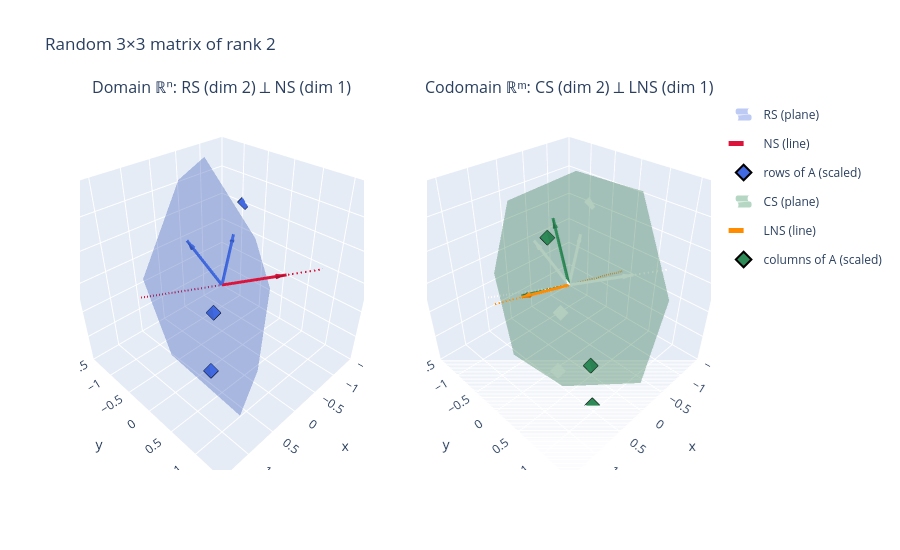

Notebook code cell kept with this figure:
### Code cell
S = plot_four_subspaces(A, "Random 3×3 matrix of rank 2")

### Figure 1 — Plotly figure (JSON) as saved in the notebook; plotly's stock layout.template omitted (floating-point values rounded to 4 significant figures)
{"data": [{"colorscale": [[0, "royalblue"], [1, "royalblue"]], "legendgroup": "RS", "name": "RS (plane)", "opacity": 0.35, "scene": "scene", "showlegend": true, "showscale": false, "type": "surface", "x": [[0.4626, -1.89], [1.89, -0.4626]], "y": [[1.045, -0.5333], [0.5333, -1.045]], "z": [[-1.787, -0.8011], [0.8011, 1.787]]}, {"legendgroup": "RS", "line": {"color": "royalblue", "width": 6}, "mode": "lines", "name": "RS", "scene": "scene", "showlegend": false, "type": "scatter3d", "x": [0, -0.7844], "y": [0, -0.5261], "z": [0, 0.3287]}, {"anchor": "tip", "colorscale": [[0, "royalblue"], [1, "royalblue"]], "hoverinfo": "skip", "legendgroup": "RS", "scene": "scene", "showlegend": false, "showscale": false, "sizemode": "absolute", "sizeref": 0.15, "type": "cone", "u": [-0.7844], "v": [-0.5261], "w": [0.3287], "x": [-0.7844], "y": [-0.5261], "z": [0.3287]}, {"legendgroup": "RS", "line": {"color": "royalblue", "width": 6}, "mode": "lines", "name": "RS", "scene": "scene", "showlegend": false, "type": "scatter3d", "x": [0, 0.4759], "y": [0, -0.1705], "z": [0, 0.8628]}, {"anchor": "tip", "colorscale": [[0, "royalblue"], [1, "royalblue"]], "hoverinfo": "skip", "legendgroup": "RS", "scene": "scene", "showlegend": false, "showscale": false, "sizemode": "absolute", "sizeref": 0.15, "type": "cone", "u": [0.4759], "v": [-0.1705], "w": [0.8628], "x": [0.4759], "y": [-0.1705], "z": [0.8628]}, {"legendgroup": "NS", "line": {"color": "crimson", "dash": "dash", "width": 4}, "mode": "lines", "name": "NS (line)", "scene": "scene", "type": "scatter3d", "x": [0.5967, -0.5967], "y": [-1.25, 1.25], "z": [-0.5762, 0.5762]}, {"legendgroup": "NS", "line": {"color": "crimson", "width": 6}, "mode": "lines", "name": "NS", "scene": "scene", "showlegend": false, "type": "scatter3d", "x": [0, -0.3978], "y": [0, 0.8332], "z": [0, 0.3841]}, {"anchor": "tip", "colorscale": [[0, "crimson"], [1, "crimson"]], "hoverinfo": "skip", "legendgroup": "NS", "scene": "scene", "showlegend": false, "showscale": false, "sizemode": "absolute", "sizeref": 0.15, "type": "cone", "u": [-0.3978], "v": [0.8332], "w": [0.3841], "x": [-0.3978], "y": [0.8332], "z": [0.3841]}, {"marker": {"color": "royalblue", "line": {"color": "black", "width": 1}, "size": 5, "symbol": "diamond"}, "mode": "markers", "name": "rows of A (scaled)", "scene": "scene", "type": "scatter3d", "x": [0.4296, 0.9113, -1.5], "y": [0.2613, 0.7021, -0.9507], "z": [-0.1219, -0.5791, 0.5085]}, {"colorscale": [[0, "seagreen"], [1, "seagreen"]], "legendgroup": "CS", "name": "CS (plane)", "opacity": 0.35, "scene": "scene2", "showlegend": true, "showscale": false, "type": "surface", "x": [[-0.03073, -0.7019], [0.7019, 0.03073]], "y": [[2.074, 0.411], [-0.411, -2.074]], "z": [[-0.4461, 1.959], [-1.959, 0.4461]]}, {"legendgroup": "CS", "line": {"color": "seagreen", "width": 6}, "mode": "lines", "name": "CS", "scene": "scene2", "showlegend": false, "type": "scatter3d", "x": [0, -0.2237], "y": [0, -0.5542], "z": [0, 0.8017]}, {"anchor": "tip", "colorscale": [[0, "seagreen"], [1, "seagreen"]], "hoverinfo": "skip", "legendgroup": "CS", "scene": "scene2", "showlegend": false, "showscale": false, "sizemode": "absolute", "sizeref": 0.15, "type": "cone", "u": [-0.2237], "v": [-0.5542], "w": [0.8017], "x": [-0.2237], "y": [-0.5542], "z": [0.8017]}, {"legendgroup": "CS", "line": {"color": "seagreen", "width": 6}, "mode": "lines", "name": "CS", "scene": "scene2", "showlegend": false, "type": "scatter3d", "x": [0, 0.2442], "y": [0, -0.8282], "z": [0, -0.5044]}, {"anchor": "tip", "colorscale": [[0, "seagreen"], [1, "seagreen"]], "hoverinfo": "skip", "legendgroup": "CS", "scene": "scene2", "showlegend": false, "showscale": false, "sizemode": "absolute", "sizeref": 0.15, "type": "cone", "u": [0.2442], "v": [-0.8282], "w": [-0.5044], "x": [0.2442], "y": [-0.8282], "z": [-0.5044]}, {"legendgroup": "LNS", "line": {"color": "darkorange", "dash": "dash", "width": 4}, "mode": "lines", "name": "LNS (line)", "scene": "scene2", "type": "scatter3d", "x": [-1.415, 1.415], "y": [-0.1244, 0.1244], "z": [-0.481, 0.481]}, {"legendgroup": "LNS", "line": {"color": "darkorange", "width": 6}, "mode": "lines", "name": "LNS", "scene": "scene2", "showlegend": false, "type": "scatter3d", "x": [0, 0.9436], "y": [0, 0.08296], "z": [0, 0.3207]}, {"anchor": "tip", "colorscale": [[0, "darkorange"], [1, "darkorange"]], "hoverinfo": "skip", "legendgroup": "LNS", "scene": "scene2", "showlegend": false, "showscale": false, "sizemode": "absolute", "sizeref": 0.15, "type": "cone", "u": [0.9436], "v": [0.08296], "w": [0.3207], "x": [0.9436], "y": [0.08296], "z": [0.3207]}, {"marker": {"color": "seagreen", "line": {"color": "black", "width": 1}, "size": 5, "symbol": "diamond"}, "mode": "markers", "name": "columns of A (scaled)", "scene": "scene2", "type": "scatter3d", "x": [0.4296, 0.2613, -0.1219], "y": [0.9113, 0.7021, -0.5791], "z": [-1.5, -0.9507, 0.5085]}], "layout": {"annotations": [{"font": {"size": 16}, "showarrow": false, "text": "Domain ℝⁿ: RS (dim 2) ⟂ NS (dim 1)", "x": 0.225, "xanchor": "center", "xref": "paper", "y": 1, "yanchor": "bottom", "yref": "paper"}, {"font": {"size": 16}, "showarrow": false, "text": "Codomain ℝᵐ: CS (dim 2) ⟂ LNS (dim 1)", "x": 0.775, "xanchor": "center", "xref": "paper", "y": 1, "yanchor": "bottom", "yref": "paper"}], "height": 550, "legend": {"itemsizing": "constant"}, "scene": {"aspectmode": "cube", "domain": {"x": [0, 0.45], "y": [0, 1]}, "xaxis": {"range": [-1.5, 1.5]}, "yaxis": {"range": [-1.5, 1.5]}, "zaxis": {"range": [-1.5, 1.5]}}, "scene2": {"aspectmode": "cube", "domain": {"x": [0.55, 1], "y": [0, 1]}, "xaxis": {"range": [-1.5, 1.5]}, "yaxis": {"range": [-1.5, 1.5]}, "zaxis": {"range": [-1.5, 1.5]}}, "title": {"text": "Random 3×3 matrix of rank 2"}}}
